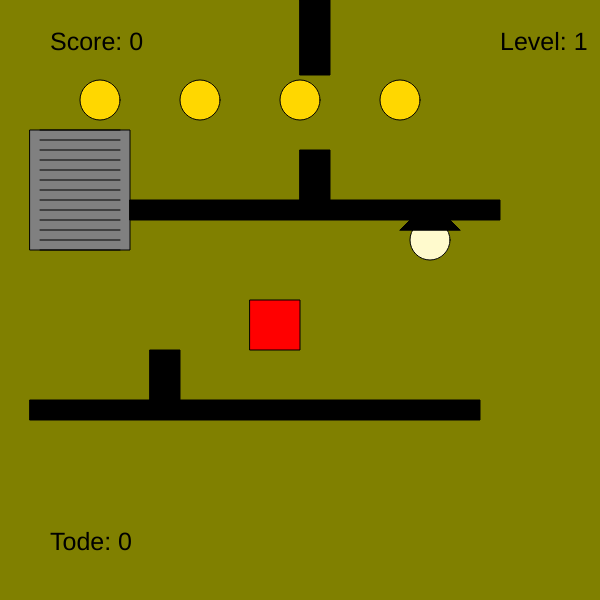
Frame 1 (no input)
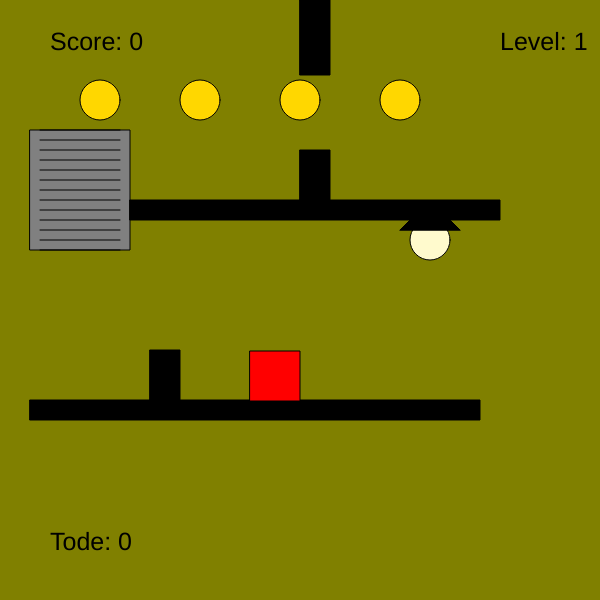
Frame 60 (no input)
Frame 120 (the mouse pressed at the canvas centre since frame 60): identical to frame 60, image omitted

The p5.js sketch that drew these frames (run headless with seeded random() and noise() and a simulated clock; from frame 60 on, the mouse is pressed at the canvas centre):

// p5.js sketch
// ── sketch.js
let player1;
let gameOver = false;
let level = 1;
let death = 0;
let farbe = "Olive"

function setup() {
  createCanvas(600, 600);
  frameRate();
  player1 = new Player();
  coinB = new Coin(430, 240, 40);
  ladeW();
  ladeLevel1C();
  ladeLevel2C();
  ladeLevel3C();
  ladeLevel4C();
  ladeLevel5C();
  ladeLevel6C();
  ladeLevel2H();
  wand1 = new Wall(300, 150, 30, 250, false);
}

function draw() {
  if (gameOver) {
    fill("red");
    rect(0, 0, 600, 600);
    textSize(55);
    fill("black");
    textStyle(BOLDITALIC);
    text("Du hast verloren", 100, 300);
    if (keyIsDown(32)) {
      gameOver = false;
      player1.y = 300;
      player1.x = 250;
      if (level == 1) {
        for (j = 0; j < level1C.length; j++) {
          if (level1C[j].e) {
            player1.score--;
            level1C[j].e = false;
          }
        }
      }
      if (level == 2) {
        for (j = 0; j < level2C.length; j++) {
          if (level2C[j].e) {
            player1.score--;
            level2C[j].e = false;
          }
        }
      }
      if (level == 4) {
        for (j = 0; j < level4C.length; j++) {
          if (level4C[j].e) {
            player1.score--;
            level4C[j].e = false;
          }
        }
      }
      if (level == 3) {
        for (j = 0; j < level3C.length; j++) {
          if (level3C[j].e) {
            player1.score--;
            level3C[j].e = false;
          }
        }
      }
      if (level == 6) {
        for (j = 0; j < level6C.length; j++) {
          if (level6C[j].e) {
            player1.score--;
            level6C[j].e = false;
          }
        }
      }
      if (level == 5) {
        for (j = 0; j < level5C.length; j++) {
          if (level5C[j].e) {
            player1.score--;
            level5C[j].e = false;
          }
        }
      }
    } else {
      return;
    }
  }

  background(farbe);

  for (j = 0; j < wand.length; j++) {
    wand[j].draw();
  }

  if (level == 4) {
    wand1.draw();
  }

  if (level == 1) {
    for (j = 0; j < level1C.length; j++) {
      level1C[j].draw();
    }
  }

  if (level == 2) {
    for (j = 0; j < level2C.length; j++) {
      level2C[j].draw();
    }
    for (let j = 0; j < level2H.length; j++) {
      level2H[j].draw();
    }
    hinder1.move();
  }

  if (level == 3) {
    for (j = 0; j < level3C.length; j++) {
      level3C[j].draw();
    }
  }

  if (level == 4) {
    for (j = 0; j < level4C.length; j++) {
      level4C[j].draw();
    }
  }

  if (level == 5) {
    for (j = 0; j < level5C.length; j++) {
      level5C[j].draw();
    }
  }
  
  if (level == 6) {
    for (j = 0; j < level6C.length; j++) {
      level6C[j].draw();
    }
  }

  
  coinB.draw1();
  fill("black");
  triangle(400, 230, 430, 200, 460, 230);
  pruefe();
  player1.draw();
  player1.pruefe();
  player1.move();
  player1.climb();
  player1.einsammeln();
  player1.fall();
  textSize(25);
  fill("black");
  text("Score: " + player1.score + "", 50, 50);
  text("Level: " + level + "", 500, 50);
  text("Tode: " + death + "", 50, 550);
  player1.sterbenL2();
  player1.verloren();
  if (player1.score == 24){
    player1.x = 250;
    player1.y = 300;
    fill("LightBlue");
    rect(0, 0, 600, 600);
    textSize(55);
    fill("black");
    textStyle(BOLDITALIC);
    text("Du hast gewonnen (:", 30, 300);
    textStyle(ITALIC);
    textSize(35);
    text("und bist nur "+death+" mal gestorben ", 70, 380);
    
  }
}

function pruefe() {
  if (player1.score >= 4 && player1.score < 8) {
    let compleet = true;
    for (j = 0; j < level1C.length; j++) {
      if (!level1C[j].e) {
        compleet = false;
      }
    }
    if (compleet == true) {
      for (j = 0; j < level1C.length; j++) {
        level1C[j].e = false;
      }
      player1.y = 300;
      player1.x = 250;
      level = 2;
    }
  }

  if (player1.score >= 8 && player1.score < 12) {
    let compleet = true;
    for (j = 0; j < level2C.length; j++) {
      if (!level2C[j].e) {
        compleet = false;
      }
    }
    if (compleet == true) {
      for (j = 0; j < level2C.length; j++) {
        level2C[j].e = false;
      }
      player1.y = 300;
      player1.x = 250;
      level = 3;
    }
  }

  if (player1.score >= 12 && player1.score < 16) {
    let compleet = true;
    for (j = 0; j < level3C.length; j++) {
      if (!level3C[j].e) {
        compleet = false;
      }
    }

    if (compleet == true) {
      for (j = 0; j < level3C.length; j++) {
        level3C[j].e = false;
      }
      player1.y = 300;
      player1.x = 250;
      level = 4;
    }
  }

  if (player1.score >= 16 && player1.score < 20) {
    let compleet = true;
    for (j = 0; j < level4C.length; j++) {
      if (!level4C[j].e) {
        compleet = false;
      }
    }

    if (compleet == true) {
      for (j = 0; j < level4C.length; j++) {
        level4C[j].e = false;
      }
      player1.y = 300;
      player1.x = 250;
      level = 5;
      player1.h += 50;
    }
  }
  if (player1.score >= 20 && player1.score < 24) {
    let compleet = true;
    for (j = 0; j < level5C.length; j++) {
      if (!level5C[j].e) {
        compleet = false;
      }
    }

    if (compleet == true) {
      for (j = 0; j < level5C.length; j++) {
        level5C[j].e = false;
      }
      player1.y = 300;
      player1.x = 250;
      level = 6;
    }
  }
}

// ── coin.js
let coin1, coin2, coin3, coin4, coin5, coin6, coin7, coin8;
let farbeC = "Gold";
class Coin {
  constructor(posX, posY, radius, letzter) {
    this.x = posX;
    this.y = posY;
    this.r = radius;
    this.e = false; //eingesammelt
  }

  draw() {
    if (!this.e) {
      fill(farbeC);
      circle(this.x, this.y, this.r);
    }
  }

  draw1() {
    if (!this.e) {
      fill("LemonChiffon");
      circle(this.x, this.y, this.r);
    }
  }
}

// ── hindernisse.js
let hinder1;

class Hinderniss {
  constructor(posX, posY, radius, speed) {
    this.x = posX;
    this.y = posY;
    this.r = radius;
    this.s = speed;
    this.richtung = false;
  }

  draw() {
    fill("BlueViolet");
    circle(this.x, this.y, this.r);
    circle(this.x + 10, this.y - 5, 5);
    circle(this.x - 10, this.y - 5, 5);
    line(this.x - 10, this.y + 10, this.x, this.y);
    line(this.x, this.y, this.x + 10, this.y + 10);
    triangle(
      this.x - 10,
      this.y - 20,
      this.x,
      this.y - 30,
      this.x + 10,
      this.y - 20
    );
  }

  move() {
    if (this.x == 450) {
      this.richtung = false;
    }
    if (this.x == 370) {
      this.richtung = true;
    }
    if (!this.richtung) {
      this.x--;
    }
    if (this.richtung) {
      this.x++;
    }
  }
}

// ── level.js
let wand = [];
let wand4;
let level1C = [];
let level2C = [];
let level3C = [];
let level4C = [];
let level5C = [];
let level2H = [];

function ladeW() {
  wand = [
    new Wall(150, 350, 30, 50, false),
    new Wall(30, 400, 450, 20, false),
    new Wall(30, 130, 100, 120, true),
    new Wall(130, 200, 370, 20, false),
    new Wall(300, 150, 30, 50, false),
    new Wall(300, 0, 30, 75, false),
  ];
}

function ladeLevel1C() {
  coin1 = new Coin(100, 100, 40, false);
  append(level1C, coin1);
  coin2 = new Coin(200, 100, 40, false);
  append(level1C, coin2);
  coin3 = new Coin(300, 100, 40, false);
  append(level1C, coin3);
  coin4 = new Coin(400, 100, 40, false);
  append(level1C, coin4);
}

function ladeLevel2C() {
  coin5 = new Coin(100, 100, 40, false);
  append(level2C, coin5);
  coin6 = new Coin(430, 100, 40, false);
  append(level2C, coin6);
  coin7 = new Coin(300, 100, 40, false);
  append(level2C, coin7);
  coin8 = new Coin(70, 350, 40, false);
  append(level2C, coin8);
}

function ladeLevel3C() {
  level3C = [
    new Coin(100, 100, 40, false),
    new Coin(430, 100, 40, false),
    new Coin(400, 350, 40, false),
    new Coin(70, 350, 40, false),
  ];
}

function ladeLevel4C() {
  level4C = [
    new Coin(100, 100, 40, false),
    new Coin(430, 100, 40, false),
    new Coin(400, 350, 40, false),
    new Coin(70, 350, 40, false),
  ];
}

function ladeLevel5C() {
  level5C = [
    new Coin(100, 100, 40, false),
    new Coin(430, 100, 40, false),
    new Coin(400, 140, 40, false),
    new Coin(70, 350, 40, false),
  ];
}

function ladeLevel6C() {
  level6C = [
    new Coin(100, 100, 40, false),
    new Coin(430, 100, 40, false),
    new Coin(400, 540, 40, false),
    new Coin(70, 350, 40, false),
  ];
}

function ladeLevel2H() {
  hinder1 = new Hinderniss(450, 170, 40, 5);
  append(level2H, hinder1);
}

// ── player.js
let zeit = 0;

class Player {
  constructor() {
    this.jumpOffset = 0;
    this.x = 250;
    this.y = 300 - this.jumpOffset;
    this.b = 50; //breite
    this.h = 50; //höhe
    this.colO = false;
    this.colU = false;
    this.colL = false;
    this.colR = false;
    this.colC = false;
    this.score = 0;
    this.colH = false;
  }

  einsammeln() {
    if (level == 1) {
      for (let i = 0; i < level1C.length; i++) {
        let c = level1C[i];
        if (
          this.x < c.x + c.r * 0.5 &&
          this.x + this.b > c.x - c.r * 0.5 &&
          this.y < c.y + c.r * 0.5 &&
          this.y + this.h > c.y - c.r * 0.5
        ) {
          if (!c.e) {
            this.score++;
            c.e = true;
          }
        }
      }
    }
    if (level == 2) {
      for (let i = 0; i < level2C.length; i++) {
        let c = level2C[i];
        if (
          this.x < c.x + c.r * 0.5 &&
          this.x + this.b > c.x - c.r * 0.5 &&
          this.y < c.y + c.r * 0.5 &&
          this.y + this.h > c.y - c.r * 0.5
        ) {
          if (!c.e) {
            this.score++;
            c.e = true;
          }
        }
      }
    }
    if (level == 3) {
      for (let i = 0; i < level3C.length; i++) {
        let c = level3C[i];
        if (
          this.x < c.x + c.r * 0.5 &&
          this.x + this.b > c.x - c.r * 0.5 &&
          this.y < c.y + c.r * 0.5 &&
          this.y + this.h > c.y - c.r * 0.5
        ) {
          if (!c.e) {
            this.score++;
            c.e = true;
          }
        }
      }
    }
    if (level == 4) {
      for (let i = 0; i < level4C.length; i++) {
        let c = level4C[i];
        if (
          this.x < c.x + c.r * 0.5 &&
          this.x + this.b > c.x - c.r * 0.5 &&
          this.y < c.y + c.r * 0.5 &&
          this.y + this.h > c.y - c.r * 0.5
        ) {
          if (!c.e) {
            this.score++;
            c.e = true;
          }
        }
      }
    }
    if (level == 6) {
      for (let i = 0; i < level6C.length; i++) {
        let c = level6C[i];
        if (
          this.x < c.x + c.r * 0.5 &&
          this.x + this.b > c.x - c.r * 0.5 &&
          this.y < c.y + c.r * 0.5 &&
          this.y + this.h > c.y - c.r * 0.5
        ) {
          if (!c.e) {
            this.score++;
            c.e = true;
          }
        }
      }
    }
    if (level == 5) {
      if (
        this.x < coinB.x + coinB.r * 0.5 &&
        this.x + this.b > coinB.x - coinB.r * 0.5 &&
        this.y < coinB.y + coinB.r * 0.5 &&
        this.y + this.h > coinB.y - coinB.r * 0.5
      ) {
        if (!coinB.e) {
          coinB.e = true;
          this.y += 50;
          this.h -= 50;
          farbe = "DarkOliveGreen";
          farbeC = "DarkGoldenRod";
          farbeL = "DarkSlateGrey";
        }
      }
      for (let i = 0; i < level5C.length; i++) {
        let c = level5C[i];
        if (
          this.x < c.x + c.r * 0.5 &&
          this.x + this.b > c.x - c.r * 0.5 &&
          this.y < c.y + c.r * 0.5 &&
          this.y + this.h > c.y - c.r * 0.5
        ) {
          if (!c.e) {
            this.score++;
            c.e = true;
          }
        }
      }
    }
  }

  pruefe() {
    this.colO = false;
    this.colU = false;
    this.colL = false;
    this.colR = false;
    for (let i = 0; i < wand.length; i++) {
      let w = wand[i];
      if (
        this.x < w.x + w.b &&
        this.x + this.b > w.x &&
        this.y == w.y + w.h &&
        this.y + this.h > w.y
      ) {
        if (w.cl == false) {
          this.colO = true;
        }
      }
      if (
        this.x < w.x + w.b &&
        this.x + this.b > w.x &&
        this.y < w.y + w.h &&
        this.y + this.h == w.y + 1
      ) {
        if (!w.cl) {
          this.colU = true;
          zeit = 0;
        }
      }
      if (
        this.x == w.x + w.b &&
        this.x + this.b > w.x &&
        this.y < w.y + w.h &&
        this.y + this.h > w.y
      ) {
        if (w.cl == false) {
          this.colL = true;
        }
      }
      if (
        this.x < w.x + w.b &&
        this.x + this.b == w.x &&
        this.y < w.y + w.h &&
        this.y + this.h > w.y
      ) {
        if (w.cl == false) {
          this.colR = true;
        }
      }
    }
    if (level == 4) {
      if (
        this.x < wand1.x + wand1.b &&
        this.x + this.b > wand1.x &&
        this.y == wand1.y + wand1.h &&
        this.y + this.h > wand1.y
      ) {
        if (wand1.cl == false) {
          this.colO = true;
        }
      }
      if (
        this.x < wand1.x + wand1.b &&
        this.x + this.b > wand1.x &&
        this.y < wand1.y + wand1.h &&
        this.y + this.h == wand1.y + 1
      ) {
        if (!wand1.cl) {
          this.colU = true;
          zeit = 0;
        }
      }
      if (
        this.x == wand1.x + wand1.b &&
        this.x + this.b > wand1.x &&
        this.y < wand1.y + wand1.h &&
        this.y + this.h > wand1.y
      ) {
        if (wand1.cl == false) {
          this.colL = true;
        }
      }
      if (
        this.x < wand1.x + wand1.b &&
        this.x + this.b == wand1.x &&
        this.y < wand1.y + wand1.h &&
        this.y + this.h > wand1.y
      ) {
        if (wand1.cl == false) {
          this.colR = true;
        }
      }
    }
  }

  draw() {
    fill("red");
    rect(this.x, this.y, this.b, this.h);
  }

  move() {
    if (level != 6) {
      if (this.colL == false) {
        if (keyIsDown(LEFT_ARROW)) {
          this.x -= 1;
        } else {
          if (level == 3) {
            this.x--;
          }
        }
      }
      if (this.colR == false) {
        if (keyIsDown(RIGHT_ARROW)) {
          if (level == 3) {
            this.x += 1;
          }
          this.x += 1;
        }
      }
    } else {
      if (this.score != 24) {
        if (mouseIsPressed) {
          this.x = mouseX;
          this.y = mouseY;
        }
      }
    }
  }

  climb() {
    if (level != 6) {
      for (let i = 0; i < wand.length; i++) {
        let w = wand[i];
        if (
          this.x < w.x + w.b &&
          this.x + this.b > w.x &&
          this.y < w.y + w.h &&
          this.y + this.h > w.y
        ) {
          if (w.cl == true) {
            this.colC = true;
            zeit = 70;
          }
        }
      }
      if (this.colC || zeit < 70) {
        if (!this.colO) {
          if (keyIsDown(UP_ARROW)) {
            this.y -= 2;
            zeit++;
          } else {
            zeit = 70;
          }
        } else {
          zeit = 70;
        }
      }
      this.colC = false;
    }
  }

  fall() {
    if (!this.colU) {
      this.y++;
    }
  }

  verloren() {
    if (
      this.x < 0 ||
      this.y < 0 ||
      this.x + this.b > 600 ||
      this.y + this.h > 600
    ) {
      gameOver = true;
      death++;
    }
  }

  sterbenL2() {
    if (level == 2) {
      for (let i = 0; i < level2H.length; i++) {
        let h = level2H[i];
        if (
          this.x < h.x + h.r * 0.5 &&
          this.x + this.b > h.x - h.r * 0.5 &&
          this.y < h.y + h.r * 0.5 &&
          this.y + this.h > h.y - h.r * 0.5
        ) {
          gameOver = true;
          death++;
        }
      }
    }
  }
}

// ── wand.js
let farbeL = "gray";

class Wall {
  constructor(posX, posY, breite, hoehe, pcl) {
    this.x = posX;
    this.y = posY;
    this.b = breite;
    this.h = hoehe;
    this.cl = pcl;
  }

  draw() {
    if (this.cl == false) {
      fill("black");
    } else {
      fill(farbeL);
    }
    rect(this.x, this.y, this.b, this.h);
    if (this.cl) {
      for (let k = 0; k * 10 <= this.h * 10; k += 10) {
        fill("black");
        line(this.x + 10, this.y + k, this.x + this.b - 10, this.y + k);
      }
    }
  }
}
